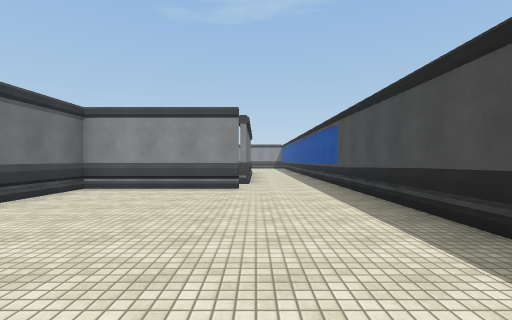
view 1 (above)

22 first-person views from a walk through a scene from a Unity 3-D project. The camera is 1.4 m above the floor, looks level and sees 85° across. The floor is counted in squares, 2 m on a side. Each view is taken from the middle of a square. On the plan, view 1 faces up. The plan holds only what a view shows up to about 9 squares ahead; the rest is blank. The place goes on beyond the plan. The player is left out. Surface patterns are stand-ins for the level's own textures.

view 2
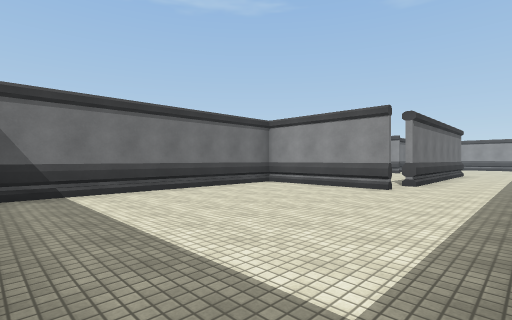

view 3
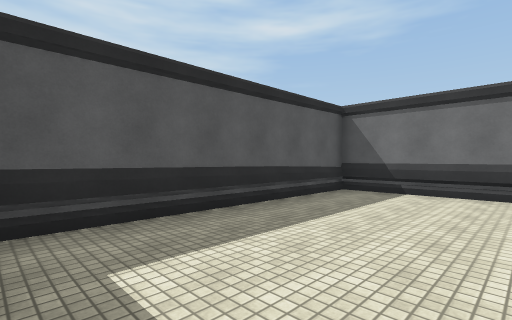

view 4
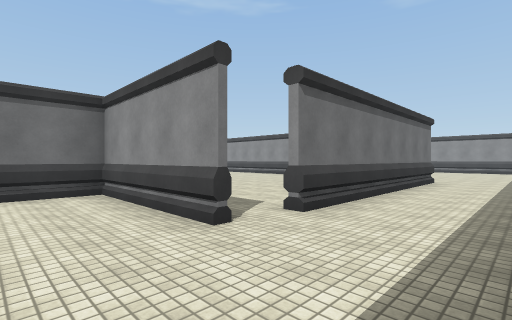

view 5
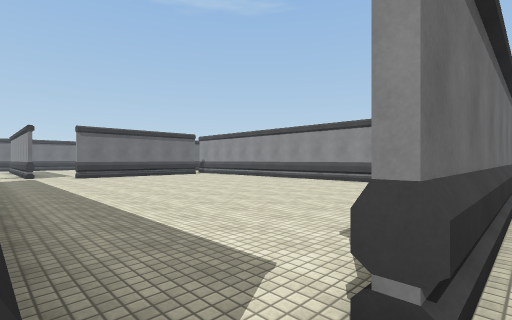

view 6
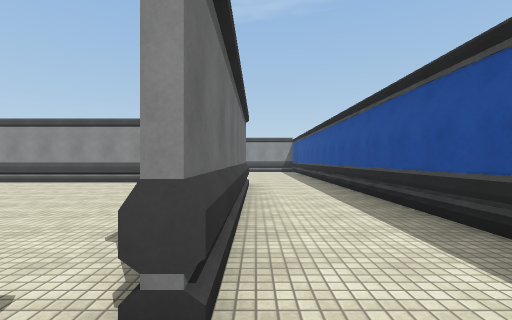

view 7
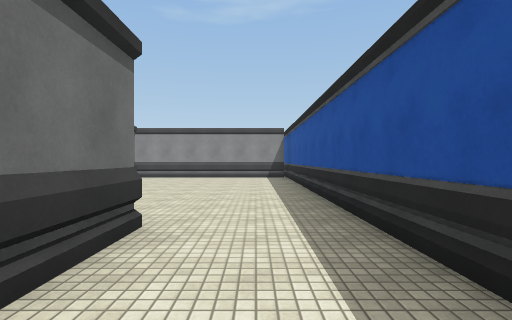

view 8
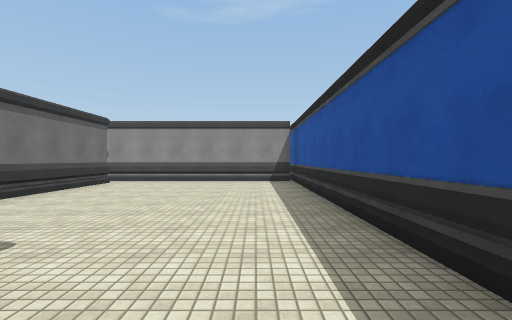

view 9
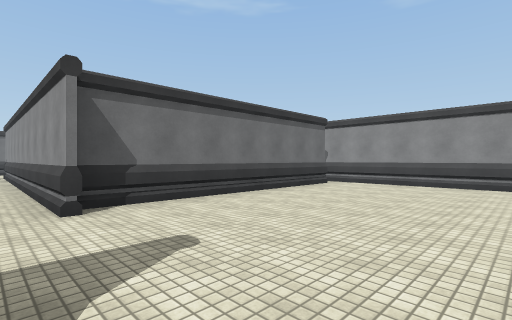

view 10
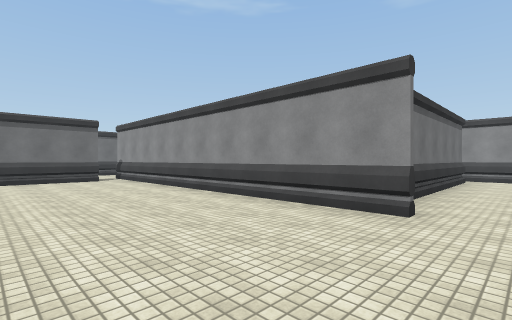

view 11
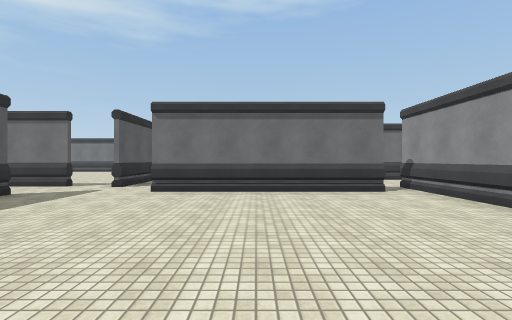

view 12
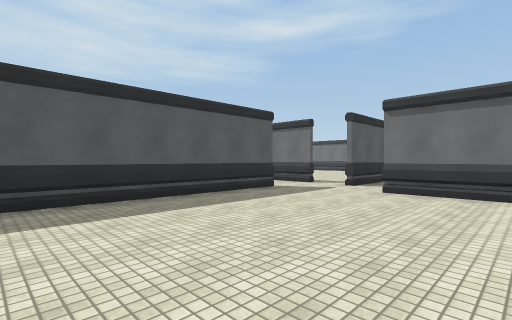

view 13
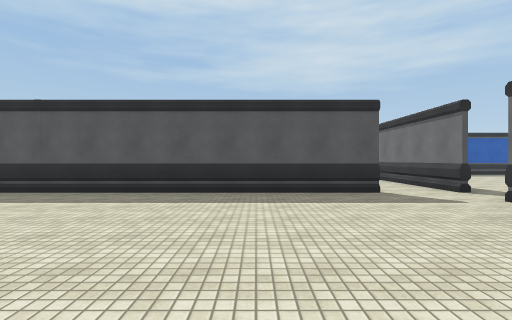

view 14
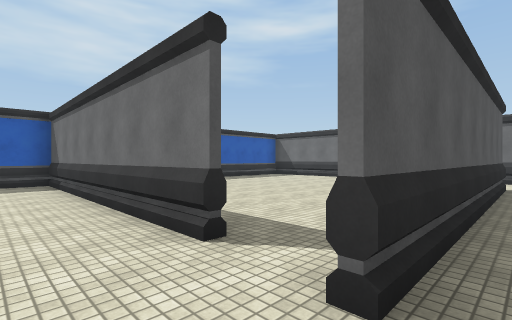

view 15
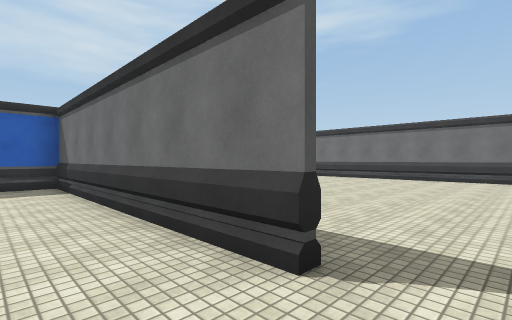

view 16
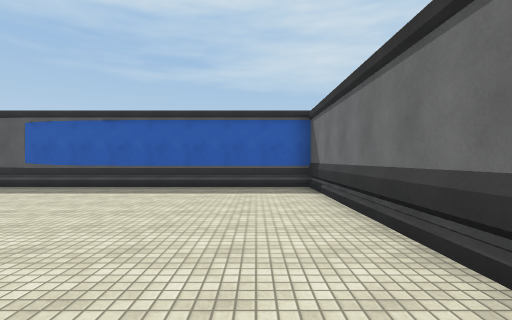

view 17
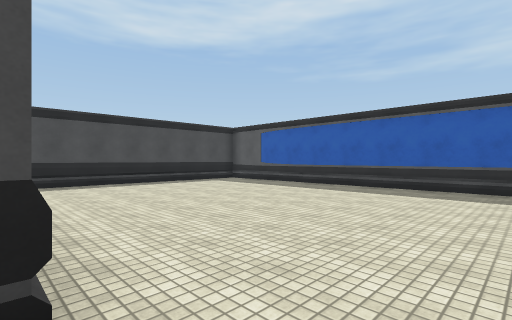

view 18
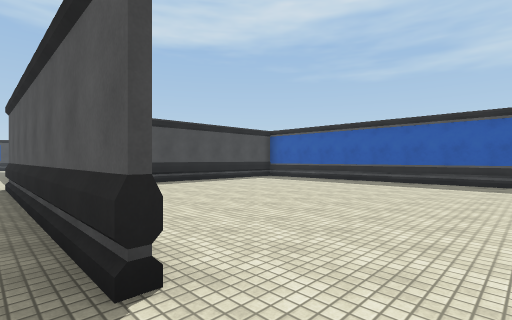

view 19
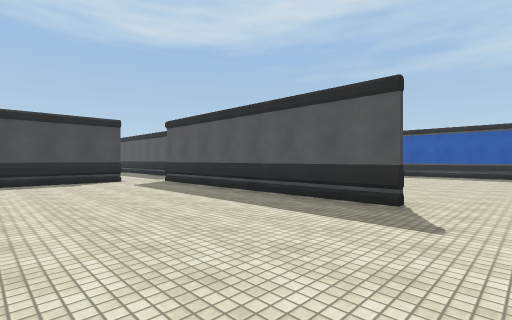

view 20
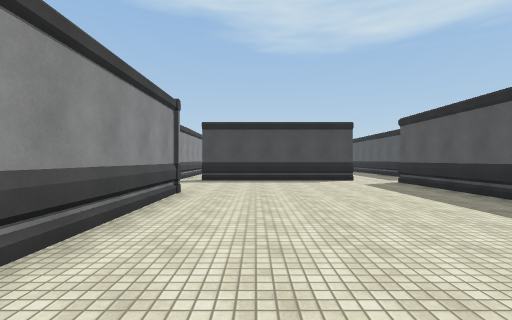

view 21
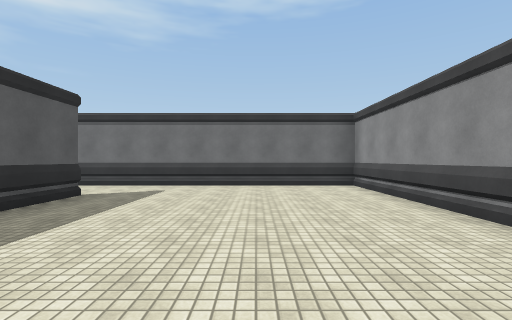

view 22
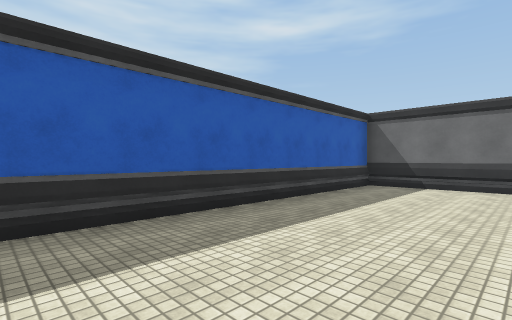

### Floor plan
Points are (right, up) in squares from view 1. A wall is a line through its corners. A room is listed if a view was taken in it or the views show most of it. See-through windows are left out.
Room 1 (views 1, 2, 3, 4, 5, 6)
walls: (2.3, 2.4) (2.3, 7.6); (-0.4, 6.8) (-4.2, 6.8) (-4.2, -0.3) (1.9, -0.3); (-0.4, 7) (-1, 7)
ways out: opening at (1, 8) to room 2
Room 2 (views 7, 8, 9)
walls: (-0.2, 15) (-0.2, 8.1) (-0.6, 8.1); (0.8, 23.3) (-3.5, 23.3); (-3.6, 22.8) (-3.6, 16); (2.3, 7.6) (2.3, 23)
ways out: opening at (1, 8) to room 1; opening at (-2.5, 15.5) to room 3; opening at (-1, 8) to room 3
Room 3 (views 10, 11, 12, 13, 14, 15, 16, 17)
walls: (-11.8, 7) (-3.4, 7); (-3, 15.8) (-11.5, 15.8); (-12.2, 14.9) (-12.2, 9.6); (-13.4, 7) (-13.4, 5.5)
ways out: opening at (-2.5, 15.5) to room 2; opening at (-1, 8) to room 2; opening at (-13, 9) to room 4; opening at (-12, 15) to room 4; opening at (-14, 7.5) to room 5; opening at (-12.5, 6.5) to room 6
Room 4 (views 18, 19, 20, 21)
walls: (-15.9, 14.7) (-22.7, 14.7) (-22.7, 8.6); (-20.6, 8.5) (-13.1, 8.5); (-12.4, 9.8) (-12.4, 12.6); (-11.5, 15.8) (-13.2, 15.8)
ways out: opening at (-13, 9) to room 3; opening at (-12, 15) to room 3; opening at (-21.5, 9) to room 5; opening at (-14.5, 16)
Room 5 (view 22)
walls: (-22.7, 2.8) (-22.7, -0.3) (-15.1, -0.3); (-13.6, 4.6) (-13.6, 5.2); (-22.7, 8.6) (-22.7, 5.9)
ways out: opening at (-14, 7.5) to room 3; opening at (-21.5, 9) to room 4
Room 6 (no view inside)
walls: (-4.4, 2.8) (-4.4, 6.1); (-13.4, 5.5) (-13.4, -0.3) (-5.2, -0.3)
ways out: opening at (-12.5, 6.5) to room 3

Positions as (right, up) in squares from view 1, and headings:
1: (0, 0), facing up
2: (2, 0), facing up-left
3: (2, 3), facing down-left
4: (2, 5), facing up-left
5: (0, 7), facing up-left
6: (0, 7), facing up
7: (1, 12), facing up
8: (1, 14), facing up
9: (1, 15), facing up-left
10: (-2, 12), facing up-left
11: (-6, 12), facing left
12: (-6, 12), facing down-left
13: (-9, 13), facing down
14: (-12, 9), facing down-left
15: (-12, 8), facing down-left
16: (-12, 7), facing down
17: (-13, 7), facing down-right
18: (-22, 9), facing down-right
19: (-22, 13), facing down-right
20: (-22, 13), facing right
21: (-15, 12), facing left
22: (-15, 3), facing down-left
